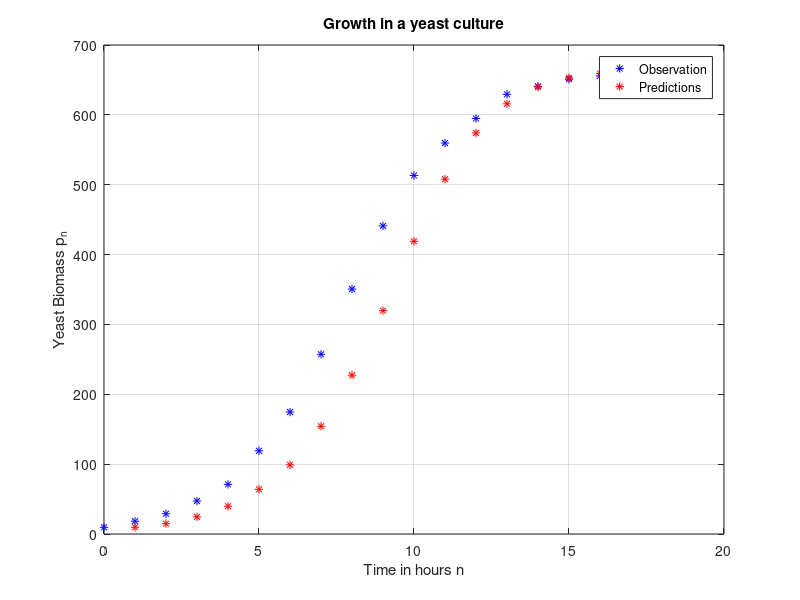

Write MATLAB code to recreate this figure.
clc; clear all; close all
n=18;
p=[9.6 18.3 29.0 47.2 71.1 119.1 174.6 257.3 350.7 441.0 513.3 559.7 594.8 ...
    629.4 640.8 651.1 655.9 659.6 661.8];
dp=[8.7 10.7 18.2 23.9 48.0 55.5 82.7 93.4 90.3 72.3 46.4 35.1 34.6 11.4 ...
    10.3 4.8 3.8 2.2];
figure(1); plot(0:n,p,'b*');
hold on; 
grid on; 
title('Growth in a yeast culture'); 
xlabel('Time in hours n'); 
ylabel('Yeast Biomass p_n');
pn(1)=p(1); 
for i=2:n
    pn(i)=pn(i-1)+0.00082*(665-pn(i-1))*p(i-1); 
end
figure(1) 
plot(1:n,pn,'r*'); 
hold off; 
legend('Observation','Predictions');